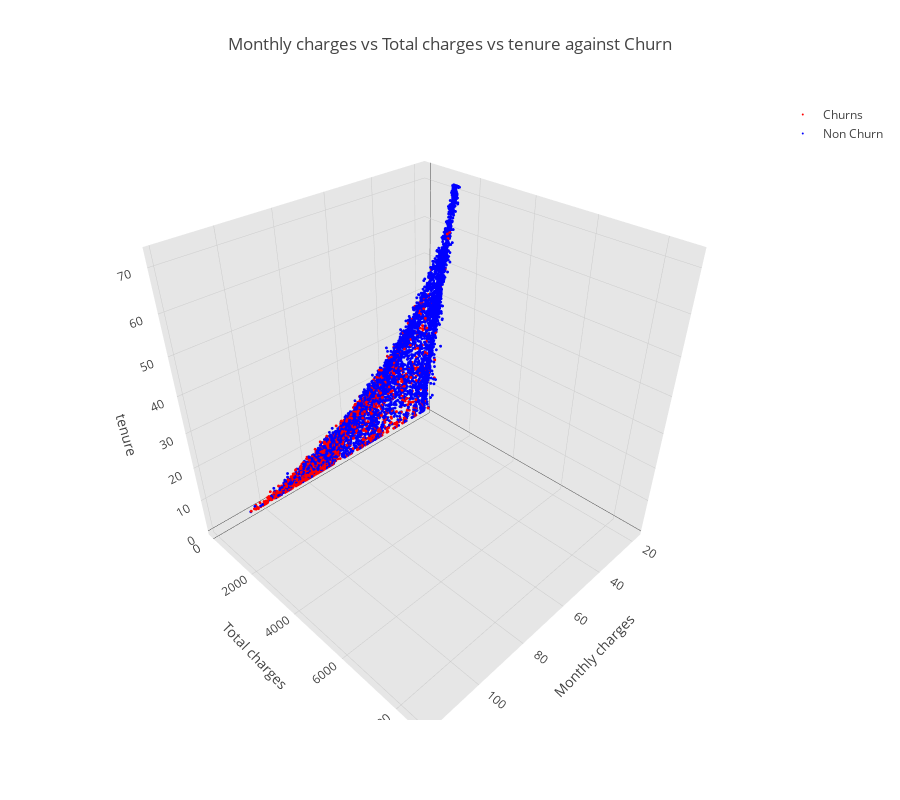

The notebook cell saved with this chart:
### Markdown cell above
### 2.2.3.5 Monthly Charges vs Total Charges vs Tenure against Churn
3D graph to visualize relation of this 3 numerical variables.

### Code cell
trace1 = go.Scatter3d(x = churn_data[churn_data["Churn"]=="Yes"]["MonthlyCharges"],
                      y = churn_data[churn_data["Churn"]=="Yes"]["TotalCharges"],
                      z = churn_data[churn_data["Churn"]=="Yes"]["tenure"],
                      name = "Churns",
                      text = "Cus Id: " + churn_data[churn_data["Churn"]=="Yes"]["customerID"],
                      mode = "markers",
                      marker = dict(size = 1,color = "red")
                     )
trace2 = go.Scatter3d(x = churn_data[churn_data["Churn"]=="No"]["MonthlyCharges"],
                      y = churn_data[churn_data["Churn"]=="No"]["TotalCharges"],
                      z = churn_data[churn_data["Churn"]=="No"]["tenure"],
                      name = "Non Churn",
                      text = "Cus Id: " + churn_data[churn_data["Churn"]=="No"]["customerID"],
                      mode = "markers",
                      marker = dict(size = 1,color= "blue")
                     )

layout = dict(
    title = "Monthly charges vs Total charges vs tenure against Churn",
    scene = dict(
        xaxis = dict(title = "Monthly charges",zeroline=True,showbackground=True
                    ,backgroundcolor='rgb(230, 230,230)'),
        yaxis = dict(title = "Total charges",zeroline=True,showbackground=True
                    ,backgroundcolor='rgb(230, 230,230)'),
        zaxis = dict(title = "tenure",zeroline=True,showbackground=True
                    ,backgroundcolor='rgb(230, 230,230)')
    ),height = 800,
)

fig  = go.Figure(data = [trace1,trace2],layout = layout)
py.iplot(fig)

### Figure 1 — Plotly figure (JSON) as saved in the notebook; plotly's stock layout.template omitted (floating-point values rounded to 4 significant figures; data arrays with more than 128 entries replaced by an {"elided": "..."} marker saying what was removed)
{"data": [{"marker": {"color": "red", "size": 1}, "mode": "markers", "name": "Churns", "text": {"elided": "1869 str values"}, "type": "scatter3d", "uid": "688e5f9e-c812-11e8-aefb-b5bb9c6aa175", "x": {"elided": "1869 float values"}, "y": {"elided": "1869 float values"}, "z": {"elided": "1869 int values"}}, {"marker": {"color": "blue", "size": 1}, "mode": "markers", "name": "Non Churn", "text": {"elided": "5163 str values"}, "type": "scatter3d", "uid": "688e5f9f-c812-11e8-b63c-b5bb9c6aa175", "x": {"elided": "5163 float values"}, "y": {"elided": "5163 float values"}, "z": {"elided": "5163 int values"}}], "layout": {"height": 800, "scene": {"xaxis": {"backgroundcolor": "rgb(230, 230,230)", "showbackground": true, "title": "Monthly charges", "zeroline": true}, "yaxis": {"backgroundcolor": "rgb(230, 230,230)", "showbackground": true, "title": "Total charges", "zeroline": true}, "zaxis": {"backgroundcolor": "rgb(230, 230,230)", "showbackground": true, "title": "tenure", "zeroline": true}}, "title": "Monthly charges vs Total charges vs tenure against Churn"}}
